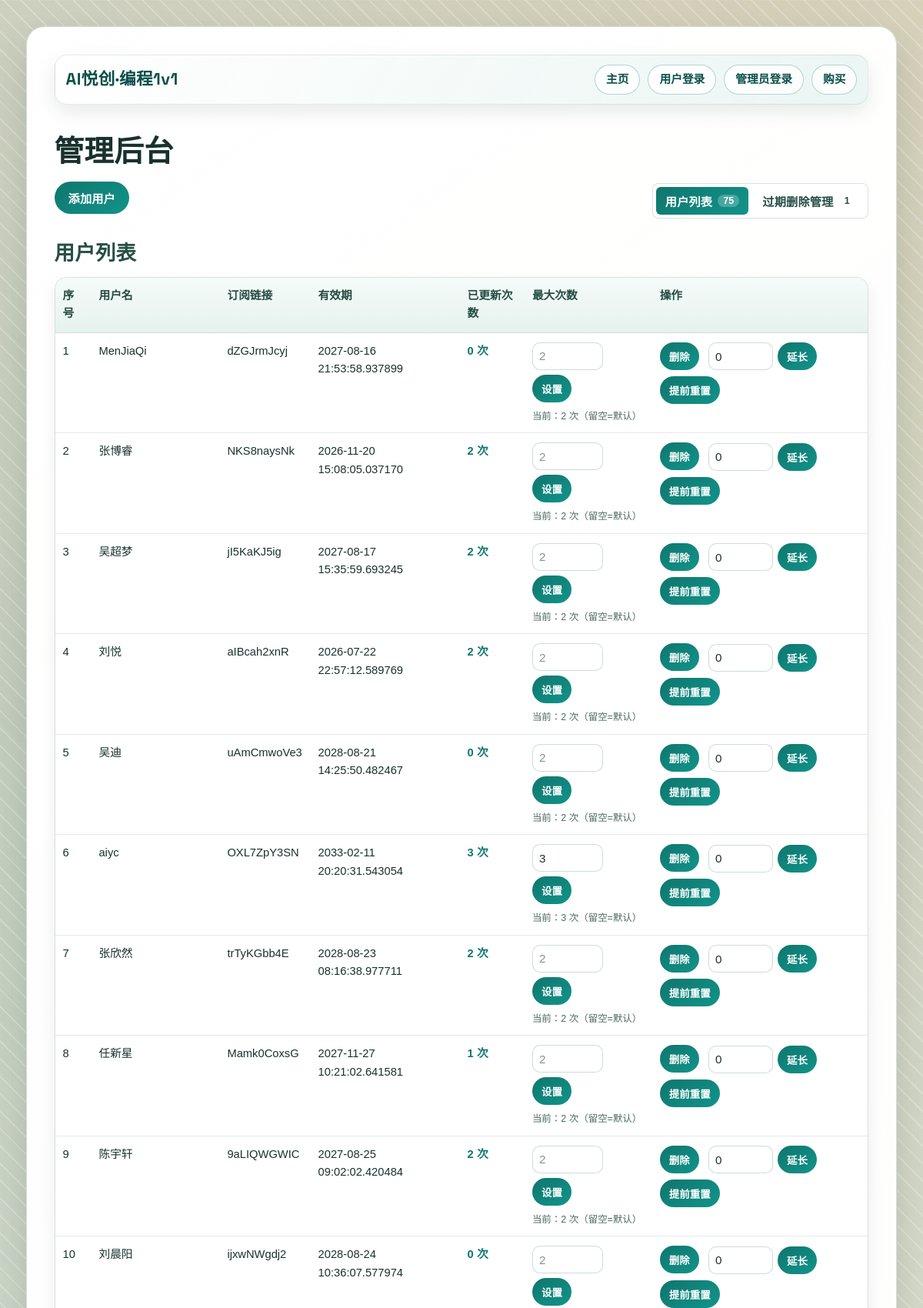
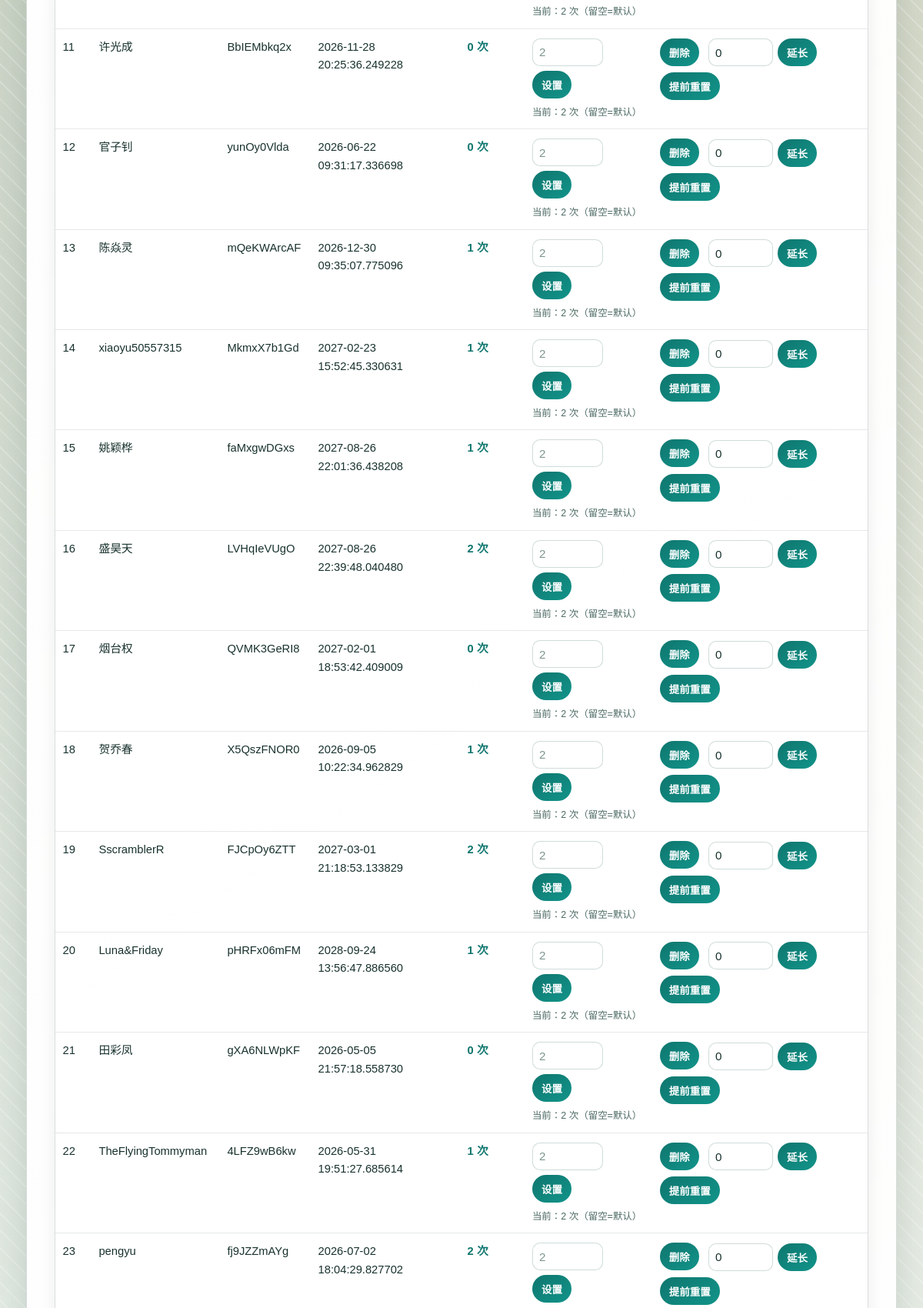
/admin (signed in, upper part), run on the app's committed database (2 pictures, top to bottom).
### app.py (models this page shows, shortened)
class User(db.Model):
    id = db.Column(db.Integer, primary_key=True)
    username = db.Column(db.String(150), nullable=False, unique=True)
    password = db.Column(db.String(150), nullable=False)
    expiration_date = db.Column(db.DateTime, nullable=True)
    subscription_link = db.Column(db.String(200), nullable=True, unique=True)
    yaml_version_mtime = db.Column(db.Integer, nullable=True)
    yaml_refresh_window_start = db.Column(db.DateTime, nullable=True)
    yaml_refresh_count = db.Column(db.Integer, nullable=False, default=0)
    yaml_refresh_limit = db.Column(db.Integer, nullable=True)
    auto_deleted_at = db.Column(db.DateTime, nullable=True)

### app.py (the view, shortened to what this page needs)
@app.route('/admin', methods=['GET', 'POST'])
@admin_login_required
def admin():
    current_view = normalize_admin_view(request.form.get('current_view') or request.args.get('view'))
    return render_template('admin.html', **get_admin_view_context(current_view))

### app.py (called while the page is built)
def admin_login_required(f):
    @wraps(f)
    def decorated_function(*args, **kwargs):
        if 'admin_logged_in' not in session:
            flash("请先登录", "danger")
            return redirect(url_for('login'))
        return f(*args, **kwargs)
    return decorated_function

def auto_soft_delete_expired_users():
    now = datetime.now()
    expiration_cutoff = now - timedelta(hours=EXPIRED_USER_AUTO_DELETE_AFTER_HOURS)
    users = User.query.filter(
        User.auto_deleted_at.is_(None),
        User.expiration_date.isnot(None),
        User.expiration_date <= expiration_cutoff
    ).all()
    for user in users:
        user.auto_deleted_at = now
    if users:
        db.session.commit()
    return len(users)

def normalize_admin_view(view_name):
    if view_name == 'auto_deleted':
        return 'auto_deleted'
    return 'active'

def get_admin_view_context(view_name='active'):
    auto_soft_delete_expired_users()
    view_name = normalize_admin_view(view_name)
    active_users = User.query.filter(
        User.auto_deleted_at.is_(None)
    ).order_by(User.id.asc()).all()
    auto_deleted_users = User.query.filter(
        User.auto_deleted_at.isnot(None)
    ).order_by(User.auto_deleted_at.desc(), User.id.desc()).all()
    selected_users = auto_deleted_users if view_name == 'auto_deleted' else active_users
    return {
        'initial_view': view_name,
        'users': enumerate(selected_users, start=1),
        'active_user_count': len(active_users),
        'auto_deleted_user_count': len(auto_deleted_users),
        'default_refresh_limit': SUBSCRIPTION_REFRESH_LIMIT,
        'auto_delete_after_hours': EXPIRED_USER_AUTO_DELETE_AFTER_HOURS
    }

### templates/admin.html (shortened to what this page needs)
<!DOCTYPE html>
<html lang="en">
<head>
    <link rel="stylesheet" href="{{ url_for('static', filename='base.css') }}">
    <link rel="stylesheet" href="{{ url_for('static', filename='admin.css') }}">
</head>
<body>
<div class="container">
    <nav class="navbar">
        <a href="{{ url_for('index') }}" class="logo">AI悦创·编程1v1</a>
        <ul class="nav-links">
            <li><a href="{{ url_for('index') }}">主页</a></li>
            <li><a href="{{ url_for('user_login') }}">用户登录</a></li>
            <li><a href="{{ url_for('login') }}">管理员登录</a></li>
            <li><a href="{{ url_for('purchase') }}">购买</a></li>
        </ul>
    </nav>
    <h1>管理后台</h1>
    <div class="admin-controls">
        <button id="addUserButton" class="btn">添加用户</button>
        <div class="admin-view-switch" role="tablist" aria-label="管理视图">
            <button type="button"
                    class="view-tab {{ 'is-active' if initial_view == 'active' else '' }}"
                    data-admin-view="active"
                    data-view-url="{{ url_for('admin_users_view', view_name='active') }}"
                    role="tab"
                    aria-selected="{{ 'true' if initial_view == 'active' else 'false' }}">
                用户列表 <span>{{ active_user_count }}</span>
            </button>
            <button type="button"
                    class="view-tab {{ 'is-active' if initial_view == 'auto_deleted' else '' }}"
                    data-admin-view="auto_deleted"
                    data-view-url="{{ url_for('admin_users_view', view_name='auto_deleted') }}"
                    role="tab"
                    aria-selected="{{ 'true' if initial_view == 'auto_deleted' else 'false' }}">
                过期删除管理 <span>{{ auto_deleted_user_count }}</span>
            </button>
        </div>
    </div>
    <div id="adminView" data-current-view="{{ initial_view }}">
        {% if initial_view == 'auto_deleted' %}
            {% include '_admin_auto_deleted_users.html' %}
        {% else %}
            {% include '_admin_active_users.html' %}
        {% endif %}
    </div>
</div>
</body>
</html>

### templates/_admin_active_users.html (shortened to what this page needs)
<section class="admin-view-panel" data-view-panel="active">
    <h2>用户列表</h2>
    <div class="table-container">
        <table>
            <thead>
            <tr>
                <th>序号</th>
                <th>用户名</th>
                <th>订阅链接</th>
                <th>有效期</th>
                <th>已更新次数</th>
                <th>最大次数</th>
                <th>操作</th>
            </tr>
            </thead>
            <tbody>
            {% for index, user in users %}
                <tr>
                    <td>{{ index }}</td>
                    <td>{{ user.username }}</td>
                    <td>{{ user.subscription_link }}</td>
                    <td>{{ user.expiration_date }}</td>
                    <td class="refresh-count">{{ user.yaml_refresh_count if user.yaml_refresh_count is not none else 0 }} 次</td>
                    <td>
                        <form method="post" action="{{ url_for('admin') }}" class="inline-form limit-form">
                            <input type="number" name="custom_refresh_limit"
                                   value="{{ user.yaml_refresh_limit if user.yaml_refresh_limit is not none else '' }}"
                                   placeholder="{{ default_refresh_limit }}" min="0">
                            <button type="submit">设置</button>
                        </form>
                        <div class="hint">
                            当前：{{ user.yaml_refresh_limit if user.yaml_refresh_limit is not none else default_refresh_limit }} 次（留空=默认）
                        </div>
                    </td>
                    <td>
                        <form method="post" action="{{ url_for('admin') }}" class="inline-form">
                            <button type="submit">删除</button>
                        </form>
                        <form method="post" action="{{ url_for('admin') }}" class="inline-form extend-form">
                            <input type="number" name="additional_days" value="0" class="days-input">
                            <button type="submit">延长</button>
                        </form>
                        <form method="post" action="{{ url_for('admin') }}" class="inline-form">
                            <button type="submit">提前重置</button>
                        </form>
                    </td>
                </tr>
            {% else %}
                <tr>
                    <td colspan="7" class="empty-cell">暂无用户</td>
                </tr>
            {% endfor %}
            </tbody>
        </table>
    </div>
</section>

### static/base.css (style rules this page uses)
:root { --bg: #f2f5ef; --bg-accent-a: rgba(12, 111, 102, 0.18); --bg-accent-b: rgba(250, 145, 52, 0.22); --surface: rgba(255, 255, 255, 0.82); --surface-strong: #ffffff; --line: rgba(18, 40, 36, 0.16); --line-soft: rgba(18, 40, 36, 0.09); --text-main: #18322d; --text-sub: #42625b; --brand: #0f766e; --brand-deep: #0b4f49; --brand-alt: #f97316; --brand-alt-deep: #c2410c; --ok: #1f9d55; --warn: #c2410c; --shadow-sm: 0 10px 24px rgba(22, 59, 52, 0.1); --shadow-md: 0 22px 44px rgba(22, 59, 52, 0.16); --radius-xl: 24px; --radius-lg: 16px; --radius-md: 12px; --radius-pill: 999px; --font-title: "Space Grotesk", "Noto Sans SC", sans-serif; --font-body: "Noto Sans SC", "PingFang SC", "Hiragino Sans GB", "Microsoft YaHei", sans-serif; }
* { margin: 0; padding: 0; box-sizing: border-box; }
html, body { min-height: 100%; }
body { font-family: var(--font-body); color: var(--text-main); line-height: 1.6; background: radial-gradient(circle at 10% 12%, var(--bg-accent-a), transparent 45%), radial-gradient(circle at 86% 0%, var(--bg-accent-b), transparent 42%), radial-gradient(circle at 82% 92%, rgba(24, 146, 136, 0.13), transparent 38%), var(--bg); padding: clamp(14px, 2.8vw, 34px); position: relative; }
body::before { content: ""; position: fixed; inset: 0; pointer-events: none; background-image: linear-gradient(130deg, rgba(11, 79, 73, 0.045) 0%, transparent 42%), repeating-linear-gradient( 45deg, transparent, transparent 14px, rgba(255, 255, 255, 0.26) 14px, rgba(255, 255, 255, 0.26) 16px ); z-index: 0; }
.container { position: relative; z-index: 1; width: min(1100px, 100%); margin: 0 auto; padding: clamp(18px, 3vw, 36px); border-radius: var(--radius-xl); background: linear-gradient(145deg, var(--surface-strong), var(--surface)); border: 1px solid var(--line); box-shadow: var(--shadow-md); backdrop-filter: blur(8px); animation: page-enter 460ms ease; }
h1, h2, h3 { font-family: var(--font-title); letter-spacing: 0.01em; color: var(--text-main); }
h1 { font-size: clamp(1.9rem, 3.2vw, 2.6rem); text-align: center; margin-bottom: clamp(14px, 2.4vw, 24px); }
h2 { font-size: clamp(1.35rem, 2.2vw, 1.8rem); }
a { color: var(--brand-deep); transition: color 0.22s ease; text-underline-offset: 3px; }
.navbar { display: flex; align-items: center; justify-content: space-between; gap: 14px; margin-bottom: clamp(18px, 2.8vw, 30px); padding: 12px 14px; border-radius: var(--radius-lg); border: 1px solid var(--line-soft); background: linear-gradient(120deg, rgba(255, 255, 255, 0.92), rgba(232, 244, 241, 0.88)); box-shadow: var(--shadow-sm); }
.navbar .logo { text-decoration: none; color: var(--brand-deep); font-family: var(--font-title); font-weight: 700; font-size: clamp(1.05rem, 2vw, 1.35rem); letter-spacing: 0.02em; }
.navbar .nav-links { list-style: none; display: flex; flex-wrap: wrap; justify-content: flex-end; gap: 10px; }
.navbar .nav-links li { margin: 0; }
.navbar .nav-links a { text-decoration: none; display: inline-flex; align-items: center; justify-content: center; min-height: 36px; padding: 7px 14px; border-radius: var(--radius-pill); border: 1px solid rgba(15, 118, 110, 0.3); color: var(--brand-deep); background: rgba(255, 255, 255, 0.84); font-size: 0.92rem; font-weight: 600; transition: transform 0.2s ease, box-shadow 0.2s ease, background 0.2s ease, color 0.2s ease; }
button, input[type="submit"], .button { border: none; border-radius: var(--radius-pill); padding: 10px 18px; min-height: 40px; font-family: var(--font-body); font-size: 0.95rem; font-weight: 700; letter-spacing: 0.01em; color: #ffffff; background: linear-gradient(145deg, var(--brand), #12948a); cursor: pointer; transition: transform 0.2s ease, box-shadow 0.2s ease, filter 0.2s ease; }
input[type="text"], input[type="password"], input[type="number"], textarea, select { width: 100%; border: 1px solid rgba(15, 79, 73, 0.2); border-radius: var(--radius-md); background: rgba(255, 255, 255, 0.94); color: var(--text-main); padding: 10px 12px; font-family: var(--font-body); font-size: 0.95rem; outline: none; transition: border-color 0.2s ease, box-shadow 0.2s ease; }
input::placeholder, textarea::placeholder { color: #7d9690; }

### data on the page
User: index "1", username "MenJiaQi", subscription_link "dZGJrmJcyj", expiration_date "2027-08-16 21:53:58.937899", yaml_refresh_count "0", custom_refresh_limit "2", yaml_refresh_limit "2"
User: yaml_refresh_count "2", username "张博睿", subscription_link "NKS8naysNk", expiration_date "2026-11-20 15:08:05.037170", custom_refresh_limit "2", yaml_refresh_limit "2"
User: index "3", username "吴超梦", subscription_link "jI5KaKJ5ig", expiration_date "2027-08-17 15:35:59.693245", yaml_refresh_count "2", custom_refresh_limit "2", yaml_refresh_limit "2"
User: index "4", username "刘悦", subscription_link "aIBcah2xnR", expiration_date "2026-07-22 22:57:12.589769", yaml_refresh_count "2", custom_refresh_limit "2", yaml_refresh_limit "2"
User: index "5", username "吴迪", subscription_link "uAmCmwoVe3", expiration_date "2028-08-21 14:25:50.482467", yaml_refresh_count "0", custom_refresh_limit "2", yaml_refresh_limit "2"
User: index "6", username "aiyc", subscription_link "OXL7ZpY3SN", expiration_date "2033-02-11 20:20:31.543054", yaml_refresh_count "3", custom_refresh_limit "3", yaml_refresh_limit "3"
User: index "7", username "张欣然", subscription_link "trTyKGbb4E", expiration_date "2028-08-23 08:16:38.977711", yaml_refresh_count "2", custom_refresh_limit "2", yaml_refresh_limit "2"
User: index "8", username "任新星", subscription_link "Mamk0CoxsG", expiration_date "2027-11-27 10:21:02.641581", yaml_refresh_count "1", custom_refresh_limit "2", yaml_refresh_limit "2"
User: index "9", username "陈宇轩", subscription_link "9aLIQWGWIC", expiration_date "2027-08-25 09:02:02.420484", yaml_refresh_count "2", custom_refresh_limit "2", yaml_refresh_limit "2"
User: index "10", username "刘晨阳", subscription_link "ijxwNWgdj2", expiration_date "2028-08-24 10:36:07.577974", yaml_refresh_count "0", custom_refresh_limit "2", yaml_refresh_limit "2"
User: index "11", username "许光成", subscription_link "BbIEMbkq2x", expiration_date "2026-11-28 20:25:36.249228", yaml_refresh_count "0", custom_refresh_limit "2", yaml_refresh_limit "2"
User: index "12", username "官子钊", subscription_link "yunOy0Vlda", expiration_date "2026-06-22 09:31:17.336698", yaml_refresh_count "0", custom_refresh_limit "2", yaml_refresh_limit "2"
User: index "13", username "陈焱灵", subscription_link "mQeKWArcAF", expiration_date "2026-12-30 09:35:07.775096", yaml_refresh_count "1", custom_refresh_limit "2", yaml_refresh_limit "2"
User: index "14", username "xiaoyu50557315", subscription_link "MkmxX7b1Gd", expiration_date "2027-02-23 15:52:45.330631", yaml_refresh_count "1", custom_refresh_limit "2", yaml_refresh_limit "2"
User: index "15", username "姚颖桦", subscription_link "faMxgwDGxs", expiration_date "2027-08-26 22:01:36.438208", yaml_refresh_count "1", custom_refresh_limit "2", yaml_refresh_limit "2"
User: index "16", username "盛昊天", subscription_link "LVHqIeVUgO", expiration_date "2027-08-26 22:39:48.040480", yaml_refresh_count "2", custom_refresh_limit "2", yaml_refresh_limit "2"
User: index "17", username "烟台权", subscription_link "QVMK3GeRI8", expiration_date "2027-02-01 18:53:42.409009", yaml_refresh_count "0", custom_refresh_limit "2", yaml_refresh_limit "2"
User: index "18", username "贺乔春", subscription_link "X5QszFNOR0", expiration_date "2026-09-05 10:22:34.962829", yaml_refresh_count "1", custom_refresh_limit "2", yaml_refresh_limit "2"
User: index "19", username "SscramblerR", subscription_link "FJCpOy6ZTT", expiration_date "2027-03-01 21:18:53.133829", yaml_refresh_count "2", custom_refresh_limit "2", yaml_refresh_limit "2"
User: index "20", username "Luna&Friday", subscription_link "pHRFx06mFM", expiration_date "2028-09-24 13:56:47.886560", yaml_refresh_count "1", custom_refresh_limit "2", yaml_refresh_limit "2"
User: index "21", username "田彩凤", subscription_link "gXA6NLWpKF", expiration_date "2026-05-05 21:57:18.558730", yaml_refresh_count "0", custom_refresh_limit "2", yaml_refresh_limit "2"
User: index "22", username "TheFlyingTommyman", subscription_link "4LFZ9wB6kw", expiration_date "2026-05-31 19:51:27.685614", yaml_refresh_count "1", custom_refresh_limit "2", yaml_refresh_limit "2"
User: index "23", username "pengyu", subscription_link "fj9JZZmAYg", expiration_date "2026-07-02 18:04:29.827702", yaml_refresh_count "2", custom_refresh_limit "2"

### other printed values
{{ active_user_count }} "75"
{{ auto_deleted_user_count }} "1"
